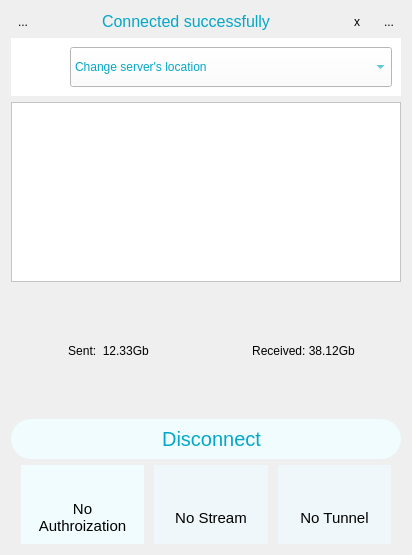
<?xml version="1.0" encoding="UTF-8"?>
<ui version="4.0">
 <class>DashboardVerSmall</class>
 <widget class="QWidget" name="DashboardVerSmall">
  <property name="geometry">
   <rect>
    <x>0</x>
    <y>0</y>
    <width>412</width>
    <height>555</height>
   </rect>
  </property>
  <property name="windowTitle">
   <string>Form</string>
  </property>
  <property name="styleSheet">
   <string notr="true">#DashboardVerSmall {
	background-image: url(:/pics/bg\@3x.png);
}</string>
  </property>
  <layout class="QVBoxLayout" name="verticalLayout_12">
   <item>
    <layout class="QVBoxLayout" name="verticalLayout_10">
     <item>
      <layout class="QHBoxLayout" name="horizontalLayout_23">
       <item>
        <layout class="QHBoxLayout" name="horizontalLayout_24">
         <property name="spacing">
          <number>0</number>
         </property>
         <item>
          <widget class="QToolButton" name="btHelp">
           <property name="enabled">
            <bool>true</bool>
           </property>
           <property name="text">
            <string>...</string>
           </property>
           <property name="icon">
            <iconset resource="../resources/KelvinVPN/main.qrc">
             <normaloff>:/pics/help_icon_noactive.png</normaloff>
             <normalon>:/pics/help_icon_active.png</normalon>
             <disabledoff>:/pics/help_icon_active.png</disabledoff>
             <disabledon>:/pics/help_icon_active.png</disabledon>
             <activeoff>:/pics/help_icon_active.png</activeoff>:/pics/help_icon_noactive.png</iconset>
           </property>
           <property name="autoRaise">
            <bool>true</bool>
           </property>
          </widget>
         </item>
         <item>
          <widget class="QWidget" name="bgUsername" native="true">
           <property name="sizePolicy">
            <sizepolicy hsizetype="Expanding" vsizetype="Preferred">
             <horstretch>0</horstretch>
             <verstretch>0</verstretch>
            </sizepolicy>
           </property>
           <layout class="QHBoxLayout" name="horizontalLayout_7">
            <property name="spacing">
             <number>0</number>
            </property>
            <property name="leftMargin">
             <number>0</number>
            </property>
            <property name="topMargin">
             <number>0</number>
            </property>
            <property name="rightMargin">
             <number>0</number>
            </property>
            <property name="bottomMargin">
             <number>0</number>
            </property>
            <item>
             <widget class="QLabel" name="lbMessage">
              <property name="sizePolicy">
               <sizepolicy hsizetype="Expanding" vsizetype="Minimum">
                <horstretch>0</horstretch>
                <verstretch>0</verstretch>
               </sizepolicy>
              </property>
              <property name="minimumSize">
               <size>
                <width>0</width>
                <height>0</height>
               </size>
              </property>
              <property name="styleSheet">
               <string notr="true">font: 16px;
color: rgb(4, 167, 198);</string>
              </property>
              <property name="text">
               <string>Connected successfully</string>
              </property>
              <property name="alignment">
               <set>Qt::AlignCenter</set>
              </property>
             </widget>
            </item>
            <item>
             <widget class="QToolButton" name="btMessageClose">
              <property name="sizePolicy">
               <sizepolicy hsizetype="Minimum" vsizetype="Minimum">
                <horstretch>0</horstretch>
                <verstretch>0</verstretch>
               </sizepolicy>
              </property>
              <property name="minimumSize">
               <size>
                <width>40</width>
                <height>0</height>
               </size>
              </property>
              <property name="styleSheet">
               <string notr="true"/>
              </property>
              <property name="text">
               <string>x</string>
              </property>
              <property name="icon">
               <iconset resource="../resources/common/common.qrc">
                <normaloff>:/pics/close_icon@3x.png</normaloff>:/pics/close_icon@3x.png</iconset>
              </property>
              <property name="iconSize">
               <size>
                <width>16</width>
                <height>16</height>
               </size>
              </property>
              <property name="autoRaise">
               <bool>true</bool>
              </property>
             </widget>
            </item>
           </layout>
          </widget>
         </item>
         <item>
          <widget class="QToolButton" name="btSettings">
           <property name="text">
            <string>...</string>
           </property>
           <property name="icon">
            <iconset resource="../resources/KelvinVPN/main.qrc">
             <normaloff>:/pics/settings_icon_noactive.png</normaloff>
             <activeoff>:/pics/settings_icon_active.png</activeoff>:/pics/settings_icon_noactive.png</iconset>
           </property>
           <property name="autoRepeat">
            <bool>false</bool>
           </property>
           <property name="autoExclusive">
            <bool>false</bool>
           </property>
           <property name="autoRaise">
            <bool>true</bool>
           </property>
          </widget>
         </item>
        </layout>
       </item>
      </layout>
     </item>
     <item>
      <widget class="QWidget" name="bgServers" native="true">
       <property name="styleSheet">
        <string notr="true">background-color: rgb(255, 255, 255);</string>
       </property>
       <layout class="QVBoxLayout" name="verticalLayout_11">
        <item>
         <layout class="QHBoxLayout" name="horizontalLayout_15">
          <property name="spacing">
           <number>0</number>
          </property>
          <item>
           <widget class="QLabel" name="lbLocationFlag">
            <property name="sizePolicy">
             <sizepolicy hsizetype="Fixed" vsizetype="Fixed">
              <horstretch>0</horstretch>
              <verstretch>0</verstretch>
             </sizepolicy>
            </property>
            <property name="minimumSize">
             <size>
              <width>50</width>
              <height>30</height>
             </size>
            </property>
            <property name="maximumSize">
             <size>
              <width>50</width>
              <height>30</height>
             </size>
            </property>
            <property name="styleSheet">
             <string notr="true">padding-right: 10px;
background-color: rgb(255, 255, 255);</string>
            </property>
            <property name="text">
             <string/>
            </property>
            <property name="pixmap">
             <pixmap resource="../resources/common/common.qrc">:/country/ussr.png</pixmap>
            </property>
            <property name="scaledContents">
             <bool>true</bool>
            </property>
           </widget>
          </item>
          <item>
           <widget class="QComboBox" name="cbUpstream">
            <property name="sizePolicy">
             <sizepolicy hsizetype="Expanding" vsizetype="Minimum">
              <horstretch>0</horstretch>
              <verstretch>0</verstretch>
             </sizepolicy>
            </property>
            <property name="minimumSize">
             <size>
              <width>0</width>
              <height>40</height>
             </size>
            </property>
            <property name="styleSheet">
             <string notr="true">background-color: rgb(255, 255, 255);
color: #03A7C6;</string>
            </property>
            <property name="editable">
             <bool>false</bool>
            </property>
            <property name="currentText">
             <string>Change server's location</string>
            </property>
            <item>
             <property name="text">
              <string>Change server's location</string>
             </property>
            </item>
           </widget>
          </item>
         </layout>
        </item>
       </layout>
      </widget>
     </item>
     <item>
      <layout class="QVBoxLayout" name="verticalLayout">
       <item>
        <widget class="QGraphicsView" name="graphicsView">
         <property name="minimumSize">
          <size>
           <width>0</width>
           <height>0</height>
          </size>
         </property>
         <property name="maximumSize">
          <size>
           <width>1000</width>
           <height>180</height>
          </size>
         </property>
         <property name="styleSheet">
          <string notr="true">background-color: rgb(255,255,255);</string>
         </property>
        </widget>
       </item>
       <item>
        <widget class="QWidget" name="bgStatistics" native="true">
         <layout class="QHBoxLayout" name="horizontalLayout_6">
          <property name="spacing">
           <number>0</number>
          </property>
          <property name="leftMargin">
           <number>0</number>
          </property>
          <property name="topMargin">
           <number>0</number>
          </property>
          <property name="rightMargin">
           <number>0</number>
          </property>
          <property name="bottomMargin">
           <number>0</number>
          </property>
          <item>
           <layout class="QHBoxLayout" name="horizontalLayout_5">
            <item>
             <widget class="QLabel" name="lbSent">
              <property name="sizePolicy">
               <sizepolicy hsizetype="Expanding" vsizetype="Minimum">
                <horstretch>0</horstretch>
                <verstretch>0</verstretch>
               </sizepolicy>
              </property>
              <property name="autoFillBackground">
               <bool>false</bool>
              </property>
              <property name="styleSheet">
               <string notr="true"/>
              </property>
              <property name="text">
               <string>Sent:  12.33Gb</string>
              </property>
              <property name="alignment">
               <set>Qt::AlignCenter</set>
              </property>
             </widget>
            </item>
            <item>
             <widget class="QLabel" name="lbReceived">
              <property name="sizePolicy">
               <sizepolicy hsizetype="Expanding" vsizetype="Minimum">
                <horstretch>0</horstretch>
                <verstretch>0</verstretch>
               </sizepolicy>
              </property>
              <property name="styleSheet">
               <string notr="true"/>
              </property>
              <property name="text">
               <string>Received: 38.12Gb</string>
              </property>
              <property name="alignment">
               <set>Qt::AlignCenter</set>
              </property>
             </widget>
            </item>
           </layout>
          </item>
         </layout>
        </widget>
       </item>
      </layout>
     </item>
     <item>
      <widget class="QPushButton" name="btDisconnect">
       <property name="sizePolicy">
        <sizepolicy hsizetype="Minimum" vsizetype="Fixed">
         <horstretch>0</horstretch>
         <verstretch>0</verstretch>
        </sizepolicy>
       </property>
       <property name="minimumSize">
        <size>
         <width>0</width>
         <height>40</height>
        </size>
       </property>
       <property name="styleSheet">
        <string notr="true">border-radius: 20px;
font: 20px;
background-color: rgb(240, 252, 254);
color: rgb(4, 167, 198);</string>
       </property>
       <property name="text">
        <string>  Disconnect</string>
       </property>
       <property name="icon">
        <iconset resource="../resources/KelvinVPN/main.qrc">
         <normaloff>:/pics/off_icon_noactive@2x.png</normaloff>:/pics/off_icon_noactive@2x.png</iconset>
       </property>
       <property name="iconSize">
        <size>
         <width>24</width>
         <height>24</height>
        </size>
       </property>
      </widget>
     </item>
     <item>
      <layout class="QHBoxLayout" name="horizontalLayout_18">
       <property name="spacing">
        <number>10</number>
       </property>
       <property name="leftMargin">
        <number>10</number>
       </property>
       <property name="rightMargin">
        <number>10</number>
       </property>
       <item>
        <widget class="QWidget" name="bgAuth" native="true">
         <property name="styleSheet">
          <string notr="true">background-color: rgb(240, 252, 254);</string>
         </property>
         <layout class="QVBoxLayout" name="verticalLayout_6">
          <item>
           <layout class="QHBoxLayout" name="horizontalLayout">
            <item>
             <spacer name="horizontalSpacer">
              <property name="orientation">
               <enum>Qt::Horizontal</enum>
              </property>
              <property name="sizeHint" stdset="0">
               <size>
                <width>40</width>
                <height>20</height>
               </size>
              </property>
             </spacer>
            </item>
            <item>
             <layout class="QVBoxLayout" name="verticalLayout_2">
              <item>
               <widget class="QLabel" name="lbAuthorization">
                <property name="sizePolicy">
                 <sizepolicy hsizetype="Minimum" vsizetype="Minimum">
                  <horstretch>0</horstretch>
                  <verstretch>0</verstretch>
                 </sizepolicy>
                </property>
                <property name="minimumSize">
                 <size>
                  <width>20</width>
                  <height>20</height>
                 </size>
                </property>
                <property name="maximumSize">
                 <size>
                  <width>20</width>
                  <height>20</height>
                 </size>
                </property>
                <property name="styleSheet">
                 <string notr="true"/>
                </property>
                <property name="frameShape">
                 <enum>QFrame::NoFrame</enum>
                </property>
                <property name="lineWidth">
                 <number>0</number>
                </property>
                <property name="midLineWidth">
                 <number>0</number>
                </property>
                <property name="text">
                 <string/>
                </property>
                <property name="pixmap">
                 <pixmap resource="../resources/KelvinVPN/main.qrc">:/pics/point_red@3x.png</pixmap>
                </property>
                <property name="scaledContents">
                 <bool>true</bool>
                </property>
               </widget>
              </item>
             </layout>
            </item>
            <item>
             <spacer name="horizontalSpacer_2">
              <property name="orientation">
               <enum>Qt::Horizontal</enum>
              </property>
              <property name="sizeHint" stdset="0">
               <size>
                <width>40</width>
                <height>20</height>
               </size>
              </property>
             </spacer>
            </item>
           </layout>
          </item>
          <item>
           <widget class="QLabel" name="lbAuthorizationText">
            <property name="sizePolicy">
             <sizepolicy hsizetype="Preferred" vsizetype="Minimum">
              <horstretch>0</horstretch>
              <verstretch>0</verstretch>
             </sizepolicy>
            </property>
            <property name="maximumSize">
             <size>
              <width>16777215</width>
              <height>50</height>
             </size>
            </property>
            <property name="font">
             <font>
              <pointsize>11</pointsize>
             </font>
            </property>
            <property name="text">
             <string>No Authroization</string>
            </property>
            <property name="alignment">
             <set>Qt::AlignCenter</set>
            </property>
            <property name="wordWrap">
             <bool>true</bool>
            </property>
           </widget>
          </item>
         </layout>
        </widget>
       </item>
       <item>
        <widget class="QWidget" name="bgStream" native="true">
         <property name="styleSheet">
          <string notr="true">background-color: rgb(240, 247, 250);</string>
         </property>
         <layout class="QVBoxLayout" name="verticalLayout_9">
          <item>
           <layout class="QHBoxLayout" name="horizontalLayout_2">
            <item>
             <spacer name="horizontalSpacer_4">
              <property name="orientation">
               <enum>Qt::Horizontal</enum>
              </property>
              <property name="sizeHint" stdset="0">
               <size>
                <width>40</width>
                <height>20</height>
               </size>
              </property>
             </spacer>
            </item>
            <item>
             <layout class="QVBoxLayout" name="verticalLayout_3">
              <item>
               <widget class="QLabel" name="lbStream">
                <property name="sizePolicy">
                 <sizepolicy hsizetype="Minimum" vsizetype="Minimum">
                  <horstretch>0</horstretch>
                  <verstretch>0</verstretch>
                 </sizepolicy>
                </property>
                <property name="minimumSize">
                 <size>
                  <width>20</width>
                  <height>20</height>
                 </size>
                </property>
                <property name="maximumSize">
                 <size>
                  <width>20</width>
                  <height>20</height>
                 </size>
                </property>
                <property name="styleSheet">
                 <string notr="true"/>
                </property>
                <property name="frameShape">
                 <enum>QFrame::NoFrame</enum>
                </property>
                <property name="lineWidth">
                 <number>0</number>
                </property>
                <property name="midLineWidth">
                 <number>0</number>
                </property>
                <property name="text">
                 <string/>
                </property>
                <property name="pixmap">
                 <pixmap resource="../resources/KelvinVPN/main.qrc">:/pics/point_red@3x.png</pixmap>
                </property>
                <property name="scaledContents">
                 <bool>true</bool>
                </property>
               </widget>
              </item>
             </layout>
            </item>
            <item>
             <spacer name="horizontalSpacer_3">
              <property name="orientation">
               <enum>Qt::Horizontal</enum>
              </property>
              <property name="sizeHint" stdset="0">
               <size>
                <width>40</width>
                <height>20</height>
               </size>
              </property>
             </spacer>
            </item>
           </layout>
          </item>
          <item>
           <widget class="QLabel" name="lbStreamText">
            <property name="sizePolicy">
             <sizepolicy hsizetype="Preferred" vsizetype="Minimum">
              <horstretch>0</horstretch>
              <verstretch>0</verstretch>
             </sizepolicy>
            </property>
            <property name="maximumSize">
             <size>
              <width>16777215</width>
              <height>50</height>
             </size>
            </property>
            <property name="font">
             <font>
              <pointsize>11</pointsize>
             </font>
            </property>
            <property name="text">
             <string notr="true">No Stream</string>
            </property>
            <property name="alignment">
             <set>Qt::AlignCenter</set>
            </property>
            <property name="wordWrap">
             <bool>true</bool>
            </property>
           </widget>
          </item>
         </layout>
        </widget>
       </item>
       <item>
        <widget class="QWidget" name="bgConnection" native="true">
         <property name="styleSheet">
          <string notr="true">background-color: rgb(240, 247, 250);</string>
         </property>
         <layout class="QVBoxLayout" name="verticalLayout_8">
          <item>
           <layout class="QHBoxLayout" name="horizontalLayout_4">
            <item>
             <spacer name="horizontalSpacer_8">
              <property name="orientation">
               <enum>Qt::Horizontal</enum>
              </property>
              <property name="sizeHint" stdset="0">
               <size>
                <width>40</width>
                <height>20</height>
               </size>
              </property>
             </spacer>
            </item>
            <item>
             <layout class="QVBoxLayout" name="verticalLayout_5">
              <item>
               <widget class="QLabel" name="lbTunnel">
                <property name="sizePolicy">
                 <sizepolicy hsizetype="Minimum" vsizetype="Minimum">
                  <horstretch>0</horstretch>
                  <verstretch>0</verstretch>
                 </sizepolicy>
                </property>
                <property name="minimumSize">
                 <size>
                  <width>20</width>
                  <height>20</height>
                 </size>
                </property>
                <property name="maximumSize">
                 <size>
                  <width>20</width>
                  <height>20</height>
                 </size>
                </property>
                <property name="styleSheet">
                 <string notr="true"/>
                </property>
                <property name="frameShape">
                 <enum>QFrame::NoFrame</enum>
                </property>
                <property name="lineWidth">
                 <number>0</number>
                </property>
                <property name="midLineWidth">
                 <number>0</number>
                </property>
                <property name="text">
                 <string/>
                </property>
                <property name="pixmap">
                 <pixmap resource="../resources/KelvinVPN/main.qrc">:/pics/point_red@3x.png</pixmap>
                </property>
                <property name="scaledContents">
                 <bool>true</bool>
                </property>
               </widget>
              </item>
             </layout>
            </item>
            <item>
             <spacer name="horizontalSpacer_7">
              <property name="orientation">
               <enum>Qt::Horizontal</enum>
              </property>
              <property name="sizeHint" stdset="0">
               <size>
                <width>40</width>
                <height>20</height>
               </size>
              </property>
             </spacer>
            </item>
           </layout>
          </item>
          <item>
           <widget class="QLabel" name="lbTunnelText">
            <property name="sizePolicy">
             <sizepolicy hsizetype="Preferred" vsizetype="Minimum">
              <horstretch>0</horstretch>
              <verstretch>0</verstretch>
             </sizepolicy>
            </property>
            <property name="maximumSize">
             <size>
              <width>16777215</width>
              <height>50</height>
             </size>
            </property>
            <property name="font">
             <font>
              <pointsize>11</pointsize>
             </font>
            </property>
            <property name="text">
             <string>No Tunnel</string>
            </property>
            <property name="alignment">
             <set>Qt::AlignCenter</set>
            </property>
            <property name="wordWrap">
             <bool>true</bool>
            </property>
           </widget>
          </item>
         </layout>
        </widget>
       </item>
      </layout>
     </item>
    </layout>
   </item>
  </layout>
 </widget>
 <resources>
  <include location="../resources/common/common.qrc"/>
  <include location="../resources/common/common.qrc"/>
  <include location="../resources/KelvinVPN/main.qrc"/>
 </resources>
 <connections/>
</ui>
